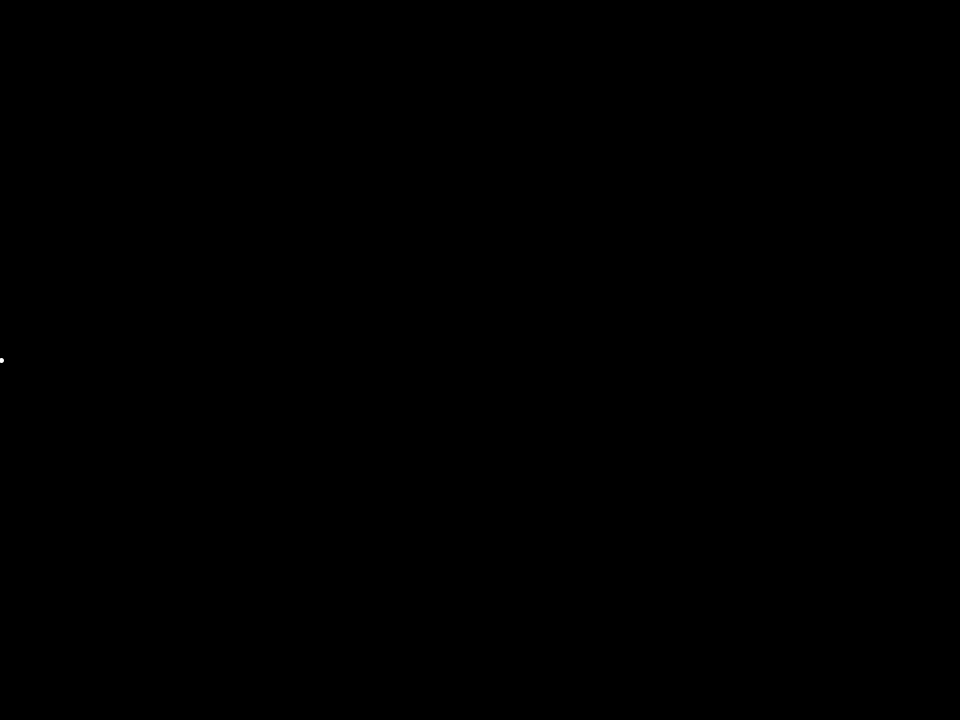
Frame 1 (no input)
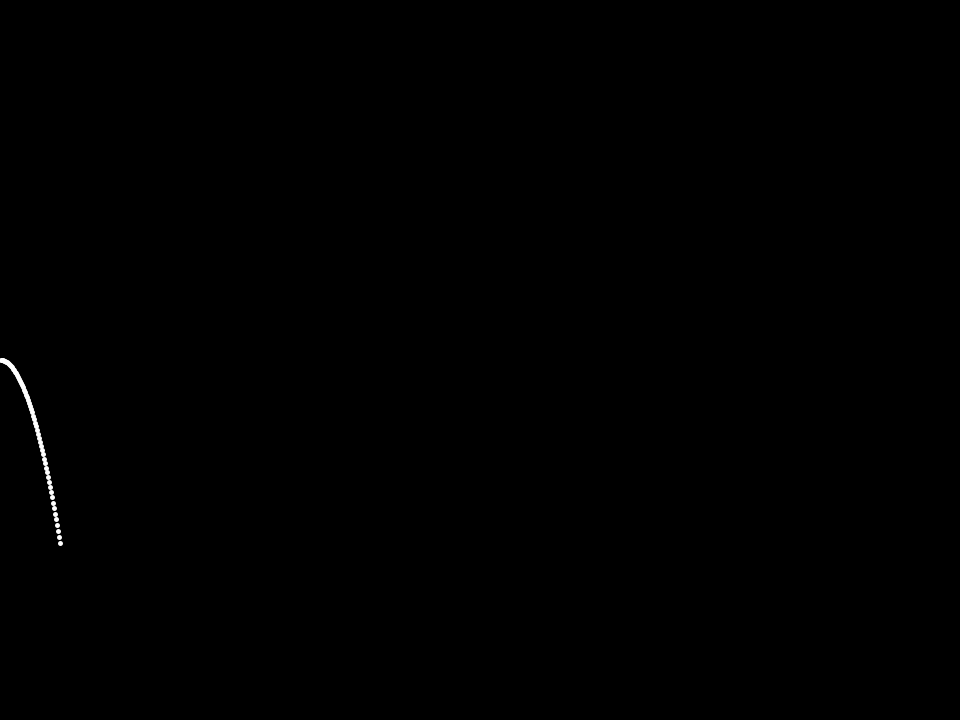
Frame 60 (the mouse pressed at the canvas centre just before this capture)
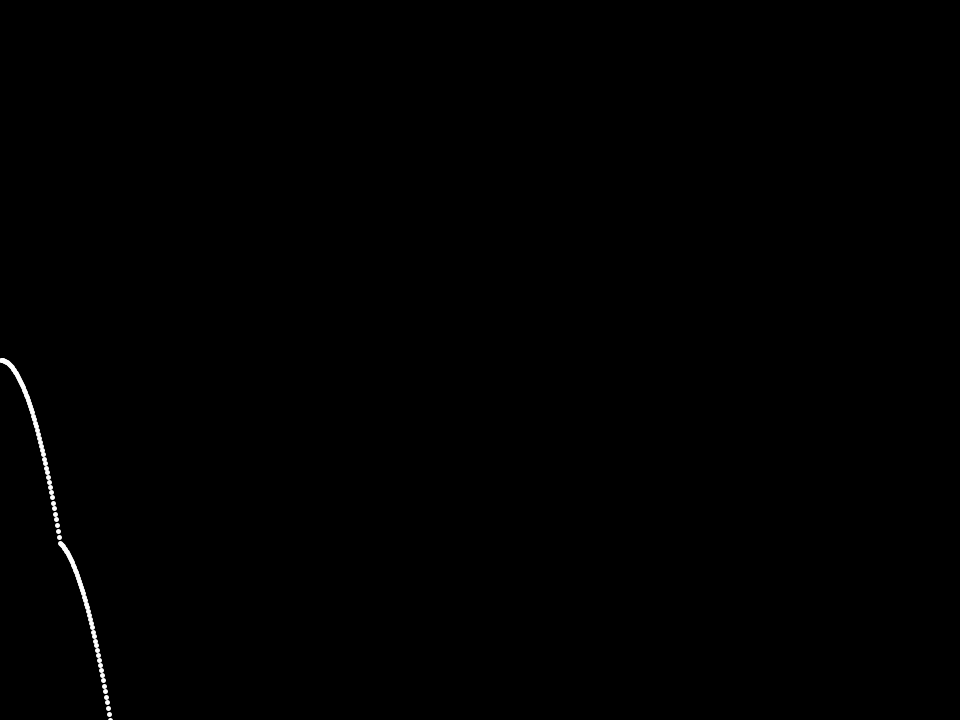
Frame 120 (the mouse held since frame 60 and released just before this capture)

The Processing sketch that drew these frames (run headless with seeded random() and noise(); from frame 60 on, the mouse is pressed at the canvas centre):

// Processing sketch: jump
// ── jump.pde
float y=360;
float v=0;
float x=0;

void setup(){
  size(960,720);
  background(0);
  stroke(255);
  strokeWeight(5);
}

void draw(){
  x++;
  v=v-0.1;
  y=y-v;
  point(x,y);
}

void mousePressed() {
  v=v+5;
}
